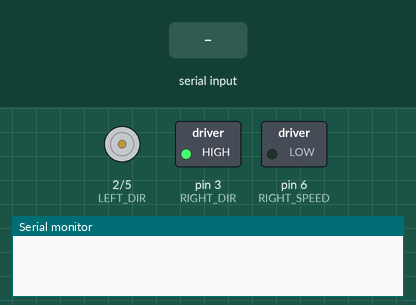
This sketch was run on a simulated Arduino Uno, built with avr-gcc and run on an emulated ATmega328P. Shown: direction and speed pins drawn as motors (green arrow = direction pin HIGH = forward, orange = LOW = backward, longer = more drive), switched loads named in the sketch (green lamp = pin HIGH), the last lines printed to the serial monitor. The inputs (shaded band) are chosen by the test bench.

Above: at 1.2 s.
1.3 s: "90,45\n" received over the second serial link
At 1.8 s:
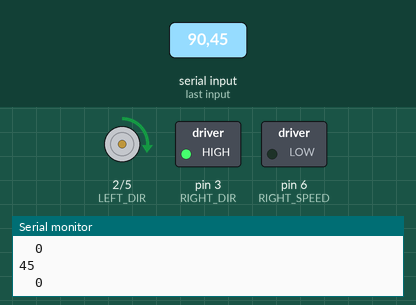
3.8 s: "30,150\n" received over the second serial link
At 4.6 s:
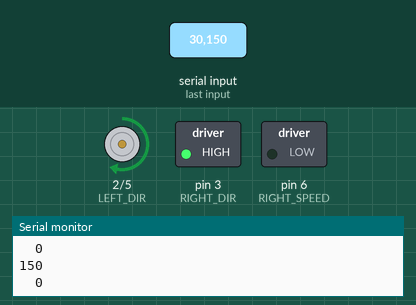
6.3 s: "200\n" received over the second serial link
At 6.8 s:
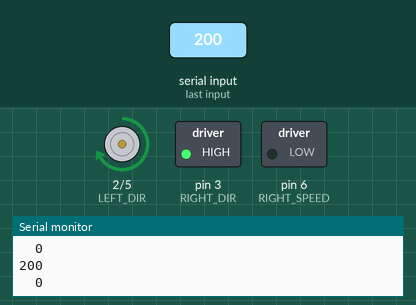
Timing chart, 0 to 9.3 s (numbered marks = the images above; inputs shaded):
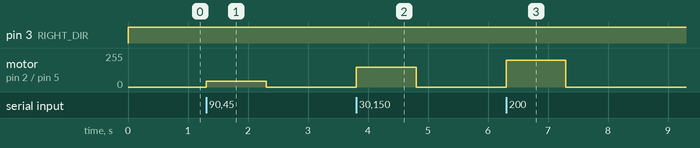

The sketch:

robotV4.ino
```cpp
#include <SoftwareSerial.h>

SoftwareSerial BTSerial(10, 11); // RX | TX

#define LEFT_SPEED 5
#define LEFT_DIR 2

#define RIGHT_SPEED 6
#define RIGHT_DIR 3

#define LEFT_FORWARD LOW
#define LEFT_BACKWARD HIGH

#define RIGHT_FORWARD HIGH
#define RIGHT_BACKWARD LOW

void driveMotors(int lmot, int rmot)
{
  digitalWrite(LEFT_DIR, LEFT_BACKWARD);
  analogWrite(LEFT_SPEED, lmot);
  digitalWrite(RIGHT_DIR, RIGHT_FORWARD);
  analogWrite(RIGHT_SPEED, rmot);
}

void setup()
{
  //Serial.begin(38400);
  BTSerial.begin(38400);
  Serial.begin(38400);
  pinMode(LEFT_DIR, OUTPUT);
  pinMode(RIGHT_DIR, OUTPUT);
  pinMode(LEFT_SPEED, OUTPUT);
  pinMode(RIGHT_SPEED, OUTPUT);
}

void loop()
{
  if (BTSerial.available())
  {
    uint16_t data = BTSerial.parseInt();
    uint8_t lmot = data & 0xFF;
    uint8_t rmot = data>>8;
    driveMotors(lmot, rmot);
    Serial.println(lmot); Serial.print("\t"); Serial.println(rmot);
  }
  else
  {
    driveMotors(0, 0);
  }
}
```

Measured:
- after the input at 1.3 s, motor on pin 2 (LEFT_DIR) / pin 5 (LEFT_SPEED): stopped → forward 45/255 at once, → stopped 1.0 s later
- after the input at 3.8 s, motor on pin 2 (LEFT_DIR) / pin 5 (LEFT_SPEED): stopped → forward 150/255 at once, → stopped 1.0 s later
- after the input at 6.3 s, motor on pin 2 (LEFT_DIR) / pin 5 (LEFT_SPEED): stopped → forward 200/255 at once, → stopped 1.0 s later
